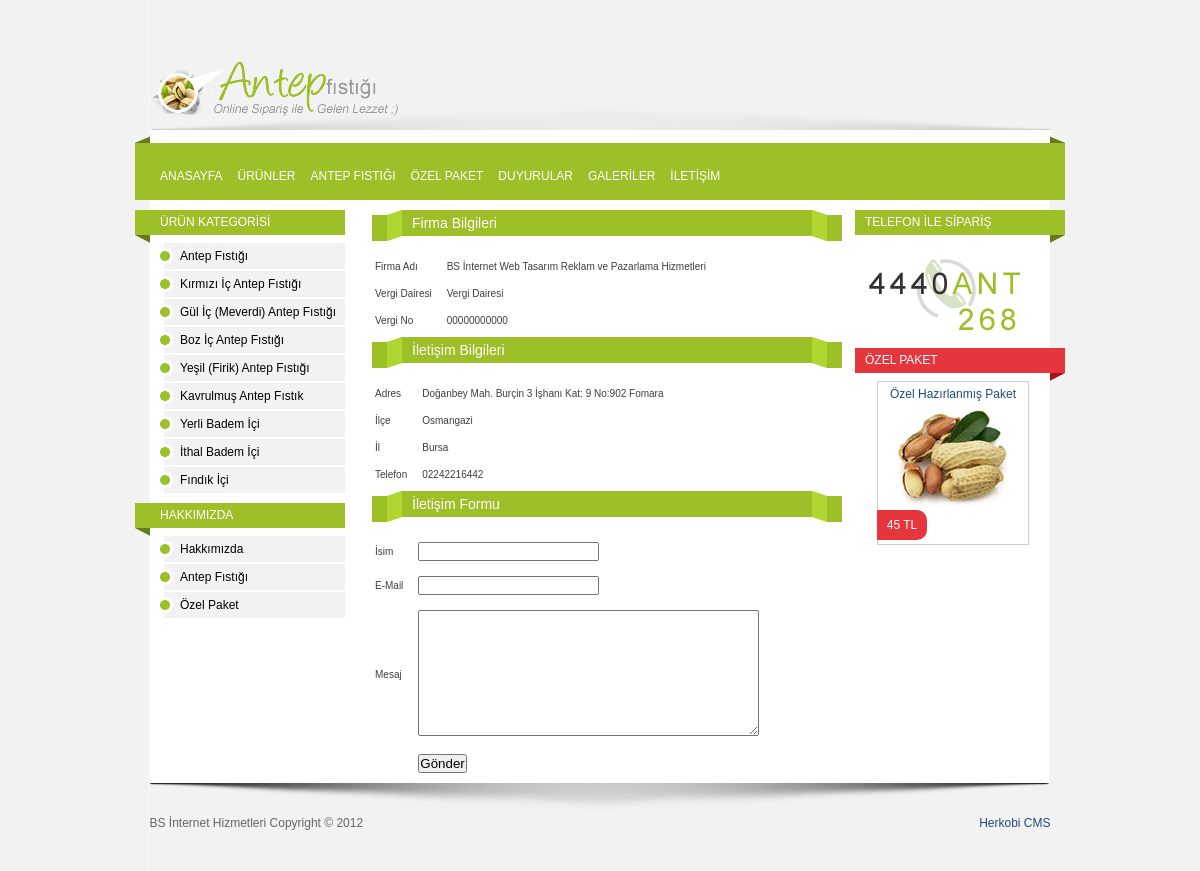
The page /contact.php on the database its author committed.
### tables this page shows
CREATE TABLE IF NOT EXISTS `info` (
  `id` int(11) NOT NULL AUTO_INCREMENT,
  `name` text NOT NULL,
  `fullname` text NOT NULL,
  `slogan` text NOT NULL,
  `address` text NOT NULL,
  `county` text NOT NULL,
  `city` text NOT NULL,
  `taxoffice` text NOT NULL,
  `taxnumber` varchar(64) NOT NULL,
  `phone` varchar(64) NOT NULL,
  `phoneother` varchar(64) NOT NULL,
  `fax` varchar(64) NOT NULL,
  `gsm` varchar(64) NOT NULL,
  `mail` varchar(225) NOT NULL,
  PRIMARY KEY (`id`)
);

CREATE TABLE IF NOT EXISTS `productcategories` (
  `id` int(11) NOT NULL AUTO_INCREMENT,
  `mid` int(11) NOT NULL,
  `level` int(11) NOT NULL,
  `slug` text NOT NULL,
  `category` text NOT NULL,
  `description` text NOT NULL,
  `image` text NOT NULL,
  `front` varchar(1) NOT NULL,
  UNIQUE KEY `id` (`id`)
);

CREATE TABLE IF NOT EXISTS `pages` (
  `id` int(11) NOT NULL AUTO_INCREMENT,
  `mid` text NOT NULL,
  `level` int(11) NOT NULL,
  `slug` text NOT NULL,
  `page` text NOT NULL,
  `summary` text NOT NULL,
  `content` text NOT NULL,
  `image` text NOT NULL,
  `gallery` int(11) NOT NULL,
  `title` text NOT NULL,
  `metadesc` text NOT NULL,
  `metatags` text NOT NULL,
  `date` date NOT NULL,
  PRIMARY KEY (`id`)
);

### inc/rain.tpl.class.php (called while the page is built, shortened)
<?php
class RainTPL{
		static $tpl_dir = "tpl/";
		static $cache_dir = "tmp/";
		public $var = array();
		protected $tpl = array(),
				  $cache = false,
                  $cache_id = null;
                protected static $config_name_sum = array();
	function assign( $variable, $value = null ){
		if( is_array( $variable ) )
			$this->var += $variable;
		else
			$this->var[ $variable ] = $value;
	}
	function draw( $tpl_name, $return_string = false ){
        if( !$this->cache && !$return_string ){
            extract( $this->var );
            include $this->tpl['compiled_filename'];
            unset( $this->tpl );
        }
        else{
                extract( $this->var );
                include $this->tpl['compiled_filename'];
                $raintpl_contents = ob_get_clean();
            if( $return_string ) return $raintpl_contents; else echo $raintpl_contents;
        }
	}
	static function configure( $setting, $value = null ){
		if( is_array( $setting ) )
			foreach( $setting as $key => $value )
				self::configure( $key, $value );
		else if( property_exists( __CLASS__, $setting ) ){
            self::$config_name_sum[ $setting ] = $value;
        }
	}
	protected function check_template( $tpl_name ){
		if( !isset($this->tpl['checked']) ){
			$tpl_basename                       = basename( $tpl_name );
			$tpl_basedir                        = strpos($tpl_name,"/") ? dirname($tpl_name) . '/' : null;
			$tpl_dir                            = self::$tpl_dir . $tpl_basedir;
			$temp_compiled_filename             = self::$cache_dir . $tpl_basename . "." . md5( $tpl_dir . serialize(self::$config_name_sum));
			$this->tpl['compiled_filename']     = $temp_compiled_filename . '.rtpl.php';
			$this->tpl['checked'] = true;
		}
	}
}

### info.php (called while the page is built, shortened)
<?php
	$db->query("SET NAMES 'UTF8'");
	$sql = "SELECT * FROM info";
	$sth = $db->prepare($sql);
	$sth->execute();
	$result = $sth->fetchAll();
?>

### functions/products-functions.php (called while the page is built, shortened)
<?php
	$sql = "SELECT id, category, image FROM productcategories WHERE mid = 0 ORDER BY id ASC";
	$sth = $db->prepare($sql);
	$sth->execute();
	$result = $sth->fetchAll();
?>

### static.php (called while the page is built, shortened)
<?php
	include "functions/page-functions.php";
	include "functions/products-functions.php";
?>

### functions/page-functions.php (called while the page is built, shortened)
<?php
	$sql = "SELECT id, mid, page FROM pages WHERE mid = 0 ORDER BY id ASC";
	$sth = $db->prepare($sql);
	$sth->execute();
	$result = $sth->fetchAll();
?>

### cache/contact.ae5475635b57b8f850144bfbed8b3fb3.rtpl.php (the view, shortened to what this page needs)
<?php if(!class_exists('raintpl')){exit;}?><!DOCTYPE html>
<html class="no-js">
    <head>
        <link type="text/css" rel="stylesheet" href="tpl/styles/style.css" />
    </head>
    <body>
        <div id="wrapper">
            <header id="masthead">
                <a href="index.php" id="logo"><img src="tpl/images/logo.png" alt="Antep Fıstığı" width="249" height="56" /></a>
            </header>
            <nav id="main-nav">
                <ul class="group">
                    <li><a href="index.php">ANASAYFA</a></li>
                    <li><a href="products.php">ÜRÜNLER</a></li>
                    <li><a href="page.php?id=2">ANTEP FISTIĞI</a></li>
                    <li><a href="page.php?id=10">ÖZEL PAKET</a></li>
					<li><a href="posts.php">DUYURULAR</a></li>
					<li><a href="galleries.php">GALERİLER</a></li>
                    <li><a href="contact.php">İLETİŞİM</a></li>
                </ul>
            </nav>
            <section id="content">
                <div id="page">
					<h3>Firma Bilgileri</h3>
					<table cellpadding="5" cellspacing="5" border="0">
						<tbody>
							<tr>
								<td>Firma Adı</td>
								<td><?php echo $fullname;?></td>
							</tr>
							<tr>
								<td>Vergi Dairesi</td>
								<td><?php echo $taxoffice;?></td>
							</tr>
							<tr>
								<td>Vergi No</td>
								<td><?php echo $taxnumber;?></td>
							</tr>
						</tbody>
					</table>
					<h3>İletişim Bilgileri</h3>
					<table cellpadding="5" cellspacing="5" border="0">
						<tbody>
							<tr>
								<td>Adres</td>
								<td><?php echo $address;?></td>
							</tr>
							<tr>
								<td>İlçe</td>
								<td><?php echo $county;?></td>
							</tr>
							<tr>
								<td>İl</td>
								<td><?php echo $city;?></td>
							</tr>
							<tr>
								<td>Telefon</td>
								<td><?php echo $phone;?></td>
							</tr>
						</tbody>
					</table>
					<h3>İletişim Formu</h3>
					<form action="form.php" method="post" id="contactform">
					<table cellpadding="5" cellspacing="5" border="0">
						<tbody>
							<tr>
								<td>İsim</td>
								<td><input type="text" name="name" id="name" value="" /></td>
							</tr>
							<tr>
								<td>E-Mail</td>
								<td><input type="text" name="email" id="email" value="" /></td>
							</tr>
							<tr>
								<td>Mesaj</td>
								<td><textarea cols="40" rows="8" name="message" id="message"></textarea></td>
							</tr>
							<tr>
								<td></td>
								<td><input type="submit" value="Gönder" /></td>
							</tr>
						</tbody>
					</table>
					</form>
                </div>
                <aside id="product-sidebar">
                    <section class="box">
                        <h3 class="right">TELEFON İLE SİPARİŞ</h3>
                        <img src="tpl/images/telefon.png" />
                    </section>
					<section class="box red group">
                        <h3>ÖZEL PAKET</h3>
                        <p class="product">
                            <a href="page.php?id=10" title="Özel Hazırlanmış Paket">Özel Hazırlanmış Paket</a>
                            <img src="tpl/images/fistik.jpg" />
							<span class="price">45 TL</span>
                        </p>
                    </section>
                </aside>
            </section>
            <aside id="sidebar">
                <section class="box">
                    <h3 class="left">ÜRÜN KATEGORİSİ</h3>
                    <ul class="nav">
						<?php $counter1=-1; if( isset($productcategories) && is_array($productcategories) && sizeof($productcategories) ) foreach( $productcategories as $key1 => $value1 ){ $counter1++; ?>
                        <li><a href="products.php?id=<?php echo $value1["id"];?>"><?php echo $value1["category"];?></a></li>
						<?php } ?>
                    </ul>
                </section>
                <section class="box">
                    <h3 class="left">HAKKIMIZDA</h3>
                    <ul class="nav">
                        <?php $counter1=-1; if( isset($pages) && is_array($pages) && sizeof($pages) ) foreach( $pages as $key1 => $value1 ){ $counter1++; ?>
						<li><a href="page.php?id=<?php echo $value1["id"];?>"><?php echo $value1["page"];?></a></li>
						<?php } ?>
                    </ul>
                </section>
            </aside>
        </div>
        <footer id="mastfoot" class="group">
            <p id="disclaimer"><?php echo $name;?> Copyright &copy; <?php echo date('Y'); ?></p>
            <p id="copyright"><?php echo $footer;?></p>
        </footer>
    </body>
</html>

### tpl/styles/global.css (style rules this page uses)
.group:after { clear: both; content: " "; display: block; font-size: 0; height: 0; visibility: hidden; }
html, body { border:0; height: 100%; margin:0; padding:0; }
h1, h2, h3, h4, h5, h6 { font-weight:normal; margin:0; padding:0; }
p, ul, ol, dl, dt, dd, form, fieldset, input { margin:0; padding:0; }
p, ul, ol { margin-bottom: 10px; font-size: 12px; line-height:20px; }
ul, ol { list-style:none; }
fieldset, img { border:0; }
img { vertical-align: bottom; }
a, a:active { text-decoration:none; color:#1d4b7e; }
article, aside, details, figcaption, figure, footer, header, hgroup, menu, nav, section { display: block; }
menu ol, menu ul, nav ol, nav ul { margin-bottom: 0; }

### tpl/styles/common.css (style rules this page uses)
body { background: #f2f2f2; color: #3e3e3e; font: 10px/1.2 sans-serif; }
#wrapper { width: 930px; min-height: 100%; margin: 0 auto -88px; background: url(../images/wrapper.png) center repeat-y; }
#masthead { width: 901px; height: 136px; margin: 0 auto; background: #f2f2f2 url(../images/header.png) bottom center no-repeat; }
#main-nav { height: 64px; margin-bottom: 10px; background: #9dbf28 url(../images/nav.png) top center no-repeat; }
#content { float: right; width: 700px; }
#page { float: left; width: 470px; }
#product-sidebar { float: right; width: 210px; }
#sidebar { float: left; width: 210px; }
#mastfoot { width: 901px; height: 58px; margin: 0 auto; padding-top: 30px; background: #f2f2f2 url(../images/footer.png) top center no-repeat; color: #666; }
#wrapper, #masthead, #main-nav, #content, #mastfoot { position: relative; }
#wrapper, #mastfoot { margin-right: auto; margin-left: auto; }
#logo { position: absolute; bottom: 19px; left: 0; }
#main-nav ul { position: absolute; top: 30px; left: 25px; }
#main-nav li { float: left; margin-right: 15px; }
#main-nav a { position: relative; display: inline-block; color: #fff; font-size: 12px; line-height: 1; }
.product { position: relative; float: left; width: 146px; margin: 0 0 7px 7px; padding: 2px 2px 30px; border: 1px solid #cdcdcd; font-size: 12px; text-align: center; }
.product img { display: block; margin: 5px auto; }
.product a { margin-bottom: 5px; }
.product .price { position: absolute; bottom: 4px; left: -1px; display: block; width: 50px; height: 30px; background-color: #9dbf27; color: #fff; line-height: 30px; -moz-border-radius: 0 10px 10px 0; -o-border-radius: 0 10px 10px 0; -webkit-border-radius: 0 10px 10px 0; border-radius: 0 10px 10px 0; }
#product-sidebar .product { float: none; margin-left: 22px; }
.red .product .price, .red .product .corner { background-color: #e7353e; }
#page h3 { width: 470px; height: 31px; margin: 0 0 10px 7px; background: url(../images/product-box-title.png); color: #fff; font-size: 14px; line-height: 26px; text-indent: 40px; }
.box h3 { width: 210px; height: 25px; padding-bottom: 8px; background: url(../images/box-title.png) no-repeat; color: #fff; font-size: 10px; line-height: 25px; text-indent: 10px; }
.box h3 { background-color: #9dbf27; font-size: 12px; }
.box h3.left { background-position: 0 25px; text-indent: 25px; }
.box h3.right { background-position: -210px 25px; }
.box.red h3 { background-color: #e7353e; background-position: -420px 25px; }
#sidebar .box { width: 195px; margin-left: 15px; color: #000; }
#sidebar .box h3 { margin-left: -15px; }
.box .nav li { margin: 0 0 2px 10px; padding-left: 20px; background: #f2f2f2 url(../images/bullet.png) center left no-repeat; line-height: 26px; }
.box .nav a { color: #000; }
#disclaimer { float: left; }
#copyright { float: right; }

### rows shown on the page
info: fullname "BS İnternet Web Tasarım Reklam ve Pazarlama Hizmetleri", taxoffice "Vergi Dairesi", taxnumber "00000000000", address "Doğanbey Mah. Burçin 3 İşhanı Kat: 9 No:902 Fomara", county "Osmangazi", city "Bursa", phone "02242216442", name "BS İnternet Hizmetleri"
productcategories: category "Antep Fıstığı"
productcategories: category "Kırmızı İç Antep Fıstığı"
productcategories: category "Gül İç (Meverdi) Antep Fıstığı"
productcategories: category "Boz İç Antep Fıstığı"
productcategories: category "Yeşil (Firik) Antep Fıstığı"
productcategories: category "Kavrulmuş Antep Fıstık"
productcategories: category "Yerli Badem İçi"
productcategories: category "İthal Badem İçi"
productcategories: category "Fındık İçi"
pages: page "Hakkımızda"
pages: page "Antep Fıstığı"
pages: page "Özel Paket"

### other values the page prints
$footer "Herkobi CMS"
